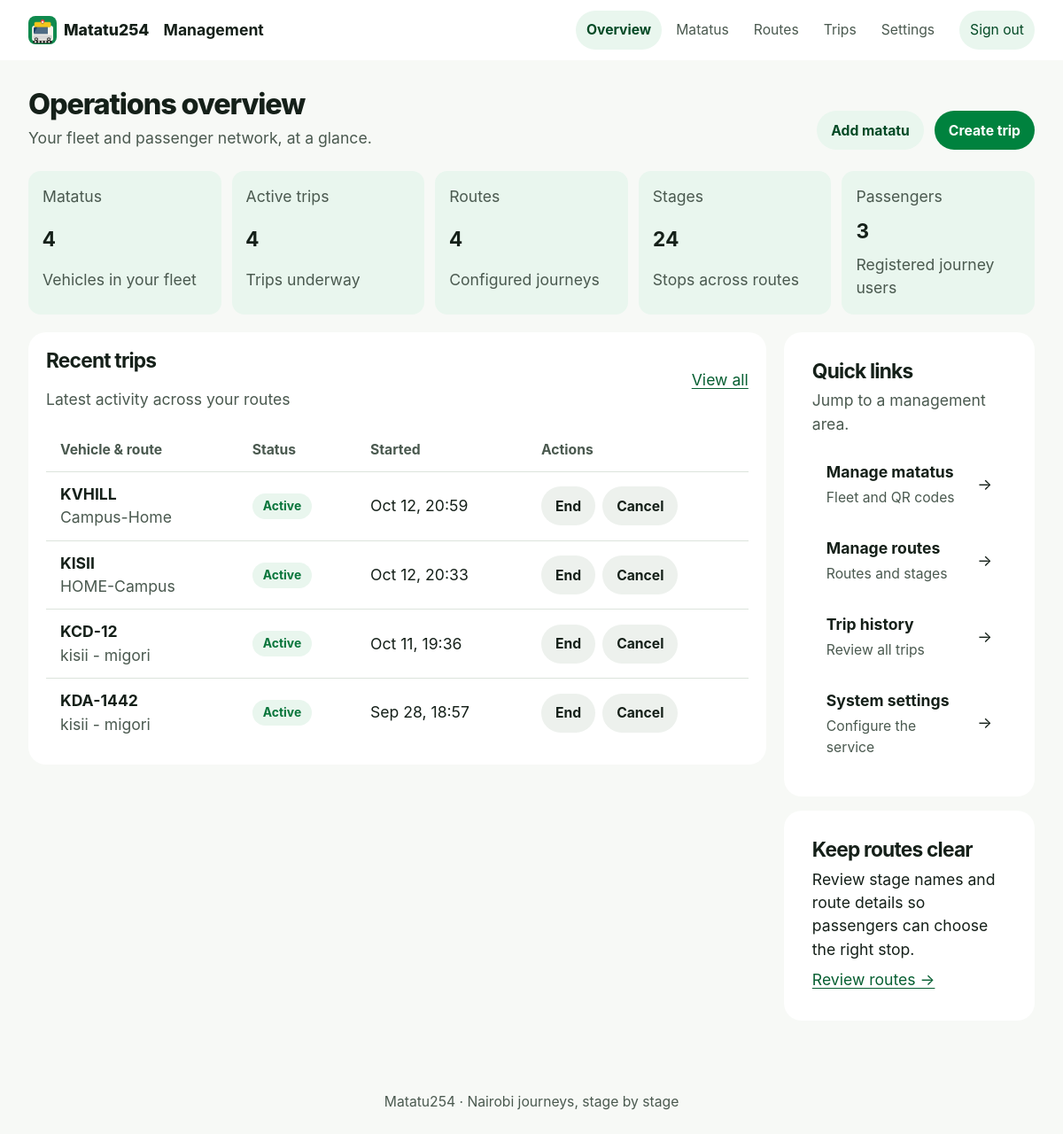
/management/ (signed in), run on the app's committed database.
### trips/models.py (models this page shows, shortened)
class ActiveTrip(models.Model):
  class Status(models.TextChoices):
    CREATED = "created", "Created"
    ACTIVE = "active", "Active"
    COMPLETED = "completed", "Completed"
    CANCELLED = "cancelled", "Cancelled"
  matatu = models.ForeignKey(Matatu, on_delete=models.CASCADE)
  route = models.ForeignKey(Route, on_delete=models.CASCADE)
  start_time = models.DateTimeField(auto_now_add=True)
  end_time = models.DateTimeField(null=True, blank=True)
  status = models.CharField(
    max_length=9,
    choices=Status.choices,
    default=Status.CREATED,
  )
  current_latitude = models.DecimalField(
      max_digits=9, decimal_places=6, null=True, blank=True
  )
  current_longitude = models.DecimalField(
      max_digits=9, decimal_places=6, null=True, blank=True
  )
  last_ping_at = models.DateTimeField(null=True, blank=True)

### fleet/models.py (models this page shows, shortened)
class Matatu(models.Model):
	registration_number = models.CharField(max_length=20, unique=True)
	operator = models.CharField(max_length=255)
	owner = models.ForeignKey(settings.AUTH_USER_MODEL, on_delete=models.CASCADE, related_name="matatus", null=True, blank=True)
	created_at = models.DateTimeField(auto_now_add=True)

### r_outes/models.py (models this page shows, shortened)
class Route(models.Model):
    name = models.CharField(max_length=100, unique=True)
    description = models.TextField(max_length=150, blank=True)

### management/views.py (the view)
# urls.py: path("", views.dashboard, name="dashboard"),
@login_required
@user_passes_test(is_admin)
def dashboard(request):
    stats = {
        'total_matatus': Matatu.objects.count(),
        'active_trips': ActiveTrip.objects.filter(status=ActiveTrip.Status.ACTIVE).count(),
        'total_routes': Route.objects.count(),
        'total_stages': Stage.objects.count(),
        'total_passengers': JourneySession.objects.values('passenger').distinct().count(),
        'pending_notifications': Notification.objects.filter(status=Notification.Status.SENT).count(),
    }
    recent_trips = ActiveTrip.objects.select_related('matatu', 'route').order_by('-start_time')[:10]
    return render(request, "management/dashboard.html", {
        'stats': stats,
        'recent_trips': recent_trips,
    })

### management/views.py (called while the page is built)
def is_admin(user):
    return user.is_authenticated and user.role == 'ADMIN'

### management/templates/management/dashboard.html (shortened to what this page needs)
{% extends 'base.html' %}
{% block app_title %}Management{% endblock %}
{% block content %}
<section class="management-shell admin-dashboard">
  <header class="page-heading">
    <div><h1>Operations overview</h1><p>Your fleet and passenger network, at a glance.</p></div>
    <div class="btn-row"><a class="btn btn-secondary" href="{% url 'management:matatu-create' %}">Add matatu</a><a class="btn btn-primary" href="{% url 'management:trip-create' %}">Create trip</a></div>
  </header>
  <section class="stats management-stats" aria-label="Network totals">
    <article class="stat-card"><span class="stat-title">Matatus</span><strong class="stat-value">{{ stats.total_matatus }}</strong><span class="stat-desc">Vehicles in your fleet</span></article>
    <article class="stat-card"><span class="stat-title">Active trips</span><strong class="stat-value">{{ stats.active_trips }}</strong><span class="stat-desc">Trips underway</span></article>
    <article class="stat-card"><span class="stat-title">Routes</span><strong class="stat-value">{{ stats.total_routes }}</strong><span class="stat-desc">Configured journeys</span></article>
    <article class="stat-card"><span class="stat-title">Stages</span><strong class="stat-value">{{ stats.total_stages }}</strong><span class="stat-desc">Stops across routes</span></article>
    <article class="stat-card"><span class="stat-title">Passengers</span><strong class="stat-value">{{ stats.total_passengers }}</strong><span class="stat-desc">Registered journey users</span></article>
  </section>
  <div class="management-dashboard-grid">
    <section class="surface admin-list" aria-labelledby="recent-trips-heading">
      <header><div><h2 id="recent-trips-heading">Recent trips</h2><p class="muted">Latest activity across your routes</p></div><a href="{% url 'management:trip-list' %}">View all</a></header>
      {% if recent_trips %}
        <div class="table-wrap"><table class="trip-table"><thead><tr><th>Vehicle &amp; route</th><th>Status</th><th>Started</th><th>Actions</th></tr></thead><tbody>
          {% for trip in recent_trips %}<tr>
            <td><strong>{{ trip.matatu.registration_number }}</strong><br><span class="muted">{{ trip.route.name }}</span></td>
            <td><span class="badge{% if trip.status == 'active' %} badge-success{% elif trip.status == 'cancelled' %} badge-error{% elif trip.status == 'created' %} badge-warning{% endif %}">{{ trip.get_status_display }}</span></td>
            <td>{{ trip.start_time|date:'M j, H:i' }}</td>
            <td><div class="trip-actions">
              {% if trip.status == 'created' %}
                <form method="post" action="{% url 'management:trip-start' trip.pk %}">{% csrf_token %}<button class="btn btn-secondary btn-sm" type="submit">Start</button></form>
                <form method="post" action="{% url 'management:trip-cancel' trip.pk %}" data-confirm="Cancel this trip?">{% csrf_token %}<button class="btn btn-danger btn-sm" type="submit">Cancel</button></form>
              {% elif trip.status == 'active' %}
                <form method="post" action="{% url 'management:trip-end' trip.pk %}" data-confirm="End this trip and close its passenger journeys?">{% csrf_token %}<button class="btn btn-secondary btn-sm" type="submit">End</button></form>
                <form method="post" action="{% url 'management:trip-cancel' trip.pk %}" data-confirm="Cancel this trip?">{% csrf_token %}<button class="btn btn-danger btn-sm" type="submit">Cancel</button></form>
              {% else %}<span class="muted">No actions</span>{% endif %}
            </div></td>
          </tr>{% endfor %}
        </tbody></table></div>
      {% else %}
        <div class="empty-state"><h3>No trips yet</h3><p>Create your first trip to see activity here.</p><a class="btn btn-primary" href="{% url 'management:trip-create' %}">Create trip</a></div>
      {% endif %}
    </section>
    <aside class="management-quick-links">
      <section class="surface surface-pad"><h2>Quick links</h2><p class="muted">Jump to a management area.</p>
        <nav aria-label="Management areas" class="journey-links">
          <a class="journey-link" href="{% url 'management:matatu-list' %}"><span><strong>Manage matatus</strong><small>Fleet and QR codes</small></span><span aria-hidden="true">→</span></a>
          <a class="journey-link" href="{% url 'management:route-list' %}"><span><strong>Manage routes</strong><small>Routes and stages</small></span><span aria-hidden="true">→</span></a>
          <a class="journey-link" href="{% url 'management:trip-list' %}"><span><strong>Trip history</strong><small>Review all trips</small></span><span aria-hidden="true">→</span></a>
          <a class="journey-link" href="{% url 'management:system-config' %}"><span><strong>System settings</strong><small>Configure the service</small></span><span aria-hidden="true">→</span></a>
        </nav>
      </section>
      <section class="surface surface-pad"><h2>Keep routes clear</h2><p>Review stage names and route details so passengers can choose the right stop.</p><a href="{% url 'management:route-list' %}">Review routes →</a></section>
    </aside>
  </div>
</section>
{% endblock %}

### static/css/tokens.css (style rules this page uses)
:root { color-scheme: light; --brand-50: #e9f6ee; --brand-100: #ccead7; --brand-200: #a1d8b6; --brand-300: #71c18f; --brand-400: #44a96c; --brand-500: #00823e; --brand-600: #08753b; --brand-700: #075f32; --brand-800: #044a26; --brand-900: #03351c; --success: #08753b; --success-soft: #e9f6ee; --warning: #875700; --warning-soft: #fff3d6; --danger: #a33b30; --danger-soft: #fcebe8; --neutral-0: #ffffff; --neutral-50: #f7f9f6; --neutral-100: #edf1ed; --neutral-200: #dce4dc; --neutral-300: #c2cdc4; --neutral-400: #95a198; --neutral-500: #69776e; --neutral-600: #4a594f; --neutral-700: #344238; --neutral-800: #202d24; --neutral-900: #152019; --ink: var(--neutral-900); --ink-muted: var(--neutral-600); --surface: var(--neutral-0); --surface-raised: var(--neutral-0); --background: var(--neutral-50); --border: var(--neutral-200); --focus: #8b5d00; --skip-link-foreground: var(--neutral-0); --font-sans: Inter, ui-sans-serif, system-ui, -apple-system, BlinkMacSystemFont, "Segoe UI", sans-serif; --text-xs: clamp(.8125rem, .78rem + .12vw, .875rem); --text-sm: clamp(.9rem, .86rem + .16vw, .98rem); --text-md: clamp(1rem, .96rem + .2vw, 1.1rem); --text-lg: clamp(1.2rem, 1.06rem + .48vw, 1.5rem); --text-xl: clamp(1.55rem, 1.2rem + 1.1vw, 2.25rem); --text-display: clamp(2.4rem, 1.5rem + 4vw, 4.8rem); --line-tight: 1.08; --line-normal: 1.5; --space-0: 0; --space-1: .25rem; --space-0-25: .0625rem; --space-0-5: .125rem; --space-0-75: .1875rem; --space-1-5: .375rem; --space-2-5: .625rem; --space-3-5: .875rem; --space-2: .5rem; --space-3: .75rem; --space-4: 1rem; --space-5: 1.25rem; --space-6: 1.5rem; --space-8: 2rem; --space-10: 2.5rem; --space-12: 3rem; --space-16: 4rem; --space-20: 5rem; --space-24: 6rem; --space-25: 6.25rem; --space-30: 7.5rem; --page-gutter: clamp(var(--space-4), 4vw, var(--space-8)); --space-fluid-3: 3vw; --space-fluid-4: 4vw; --space-fluid-5: 5vw; --space-fluid-6: 6vw; --space-fluid-auth: 7vh; --page-shell-width: 68rem; --content-width: 76rem; --reading-width: 44rem; --screen-min-width: 20rem; --topbar-height: 3.25rem; --form-panel-width: 34rem; --form-large-width: 48rem; --scan-frame-max: 25rem; --scan-viewfinder-max: 15rem; --qr-image-max: 18.75rem; --stage-sticky-top: 4rem; --bottom-tabs-offset: 4.25rem; --home-min-height: 62vh; --landing-min-height: 75svh; --viewport-min-height: 100vh; --focus-outline-width: .1875rem; --stroke-2: .125rem; --stroke-3: .1875rem; --stroke-4: .25rem; --icon-size: 1.35rem; --route-map-label-size: 14px; --map-min-height: 22rem; --map-min-height-mobile: 15rem; --touch-target: 2.75rem; --border-width: 1px; --link-offset: .18em; --heading-tracking: -.035em; --title-tracking: -.06em; --title-line-height: .98; --small-hover-rise: -.0625rem; --small-press-scale: .97; --meter-line-height: .125rem; --route-stage-line: .1875rem; --scan-frame-width: 70vw; --scan-finder-width: 56vw; --scan-pulse-travel: 6rem; --scan-pulse-opacity: .65; --scan-line-opacity: .55; --scan-marker-scale: 1.18; --count-change-scale: 1.04; --content-arrive-opacity: .35; --tab-arrive-scale: .25; --page-shift-distance: var(--space-4); --table-min-column: 17rem; --qr-page-width: 45rem; --home-route-text-min: 3.5rem; --scan-video-ratio-x: 4; --scan-video-ratio-y: 3; --route-map-ratio-x: 5; --route-map-ratio-y: 3; --scan-window-border: var(--stroke-4); --visually-hidden-size: 1px; --border-radius-full: 50%; --content-stagger-1: 30ms; --content-stagger-2: 60ms; --content-stagger-3: 90ms; --content-stagger-4: 120ms; --content-stagger-5: 150ms; --tabbar-wide-width: 28rem; --tabbar-wide-transform-hidden: 150%; --content-limit-hero-wide: 15ch; --home-route-min-mobile: 2.75rem; --landing-title-mobile-min: 2.7rem; --landing-title-mobile-max: 4.2rem; --ticket-title-mobile-max: 4rem; --landing-title-mobile-width: 13vw; --ticket-title-mobile-width: 14vw; --ticket-mobile-height: 62svh; --landing-desktop-column-min: 20rem; --scan-desktop-column-min: 16rem; --map-min-height-mobile: 15rem; --motion-off-duration: .01ms; --radius-sm: .5rem; --radius-md: .875rem; --radius-lg: 1.25rem; --radius-xl: 1.75rem; --radius-pill: 999px; --shadow-float: 0 1rem 2.5rem rgb(21 32 25 / .14); --shadow-sheet: 0 .5rem 1.5rem rgb(21 32 25 / .09); --z-base: 0; --z-content: 1; --z-header: 20; --z-tabbar: 30; --z-banner: 40; --z-dialog: 50; --dur-fast: 150ms; --dur-base: 250ms; --dur-slow: 400ms; --dur-skeleton: 1400ms; --dur-scan: 2s; --dur-pulse: 1600ms; --ease-out: cubic-bezier(.22, 1, .36, 1); --ease-standard: cubic-bezier(.2, 0, 0, 1); }

### data on the page
ActiveTrip: matatu.registration_number "KVHILL", route.name "Campus-Home", status "Active", start_time "Oct 12, 20:59", shows "End"
ActiveTrip: matatu.registration_number "KISII", route.name "HOME-Campus", status "Active", start_time "Oct 12, 20:33", shows "End"
ActiveTrip: matatu.registration_number "KCD-12", route.name "kisii - migori", status "Active", start_time "Oct 11, 19:36", shows "End"
ActiveTrip: matatu.registration_number "KDA-1442", route.name "kisii - migori", status "Active", start_time "Sep 28, 18:57", shows "End"

### other printed values
{{ stats.total_matatus }} "4"
{{ stats.active_trips }} "4"
{{ stats.total_routes }} "4"
{{ stats.total_stages }} "24"
{{ stats.total_passengers }} "3"
